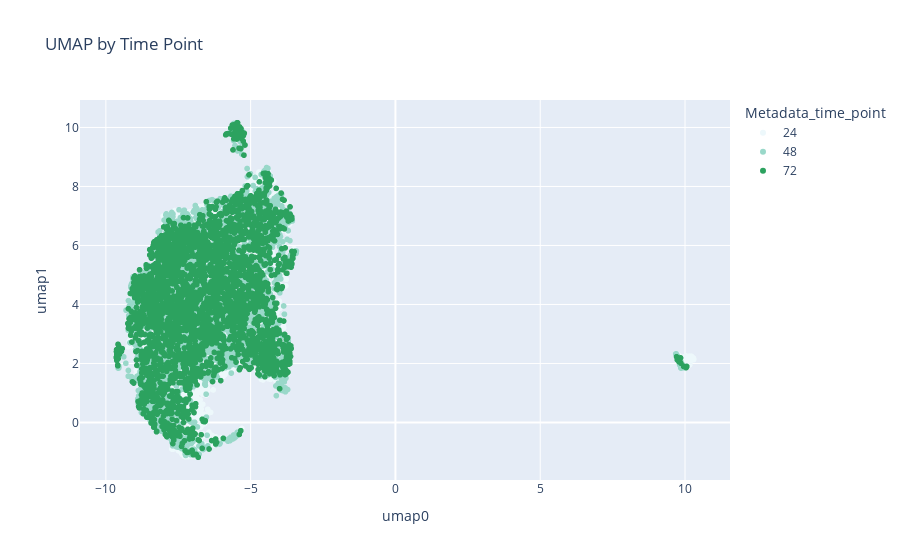

Notebook cell for this chart:
### Code cell
blue_green_short_colors = ["#edf8fb", "#99d8c9", "#2ca25f"]

fig = px.scatter(
    umapdf,
    x="umap0",
    y="umap1",
    color="Metadata_time_point",
    title="UMAP by Time Point",
    color_discrete_sequence=blue_green_short_colors,
)

fig.show()
fig.write_image(
    static_figure_path / "round1_time_point_umap.png", width=2000, height=1200
)
fig.write_html(
    int_figure_path / "round1_time_point_umap.html",
    full_html=True,
    include_plotlyjs="embed",
)

### Figure 1 — Plotly figure (JSON) as saved in the notebook; plotly's stock layout.template omitted (floating-point values rounded to 4 significant figures; data arrays with more than 128 entries replaced by an {"elided": "..."} marker saying what was removed)
{"data": [{"hovertemplate": "Metadata_time_point=24<br>umap0=%{x}<br>umap1=%{y}<extra></extra>", "legendgroup": "24", "marker": {"color": "#edf8fb", "symbol": "circle"}, "mode": "markers", "name": "24", "showlegend": true, "type": "scattergl", "x": {"elided": "3050 float values"}, "xaxis": "x", "y": {"elided": "3050 float values"}, "yaxis": "y"}, {"hovertemplate": "Metadata_time_point=48<br>umap0=%{x}<br>umap1=%{y}<extra></extra>", "legendgroup": "48", "marker": {"color": "#99d8c9", "symbol": "circle"}, "mode": "markers", "name": "48", "showlegend": true, "type": "scattergl", "x": {"elided": "3150 float values"}, "xaxis": "x", "y": {"elided": "3150 float values"}, "yaxis": "y"}, {"hovertemplate": "Metadata_time_point=72<br>umap0=%{x}<br>umap1=%{y}<extra></extra>", "legendgroup": "72", "marker": {"color": "#2ca25f", "symbol": "circle"}, "mode": "markers", "name": "72", "showlegend": true, "type": "scattergl", "x": {"elided": "3250 float values"}, "xaxis": "x", "y": {"elided": "3250 float values"}, "yaxis": "y"}], "layout": {"legend": {"title": {"text": "Metadata_time_point"}, "tracegroupgap": 0}, "title": {"text": "UMAP by Time Point"}, "xaxis": {"anchor": "y", "domain": [0.0, 1.0], "title": {"text": "umap0"}}, "yaxis": {"anchor": "x", "domain": [0.0, 1.0], "title": {"text": "umap1"}}}}
